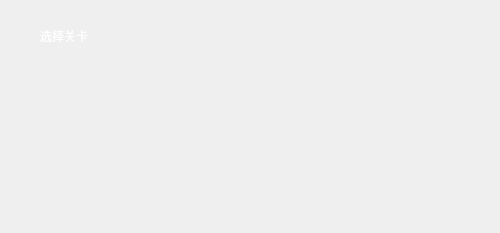
<?xml version="1.0" encoding="UTF-8"?>
<ui version="4.0">
 <class>ScreeningDialog</class>
 <widget class="QDialog" name="ScreeningDialog">
  <property name="geometry">
   <rect>
    <x>0</x>
    <y>0</y>
    <width>500</width>
    <height>233</height>
   </rect>
  </property>
  <property name="windowTitle">
   <string>Dialog</string>
  </property>
  <widget class="QLabel" name="label">
   <property name="geometry">
    <rect>
     <x>40</x>
     <y>20</y>
     <width>151</width>
     <height>31</height>
    </rect>
   </property>
   <property name="styleSheet">
    <string notr="true">font: 24pt &quot;楷体&quot;;
color: rgb(255, 255, 255);</string>
   </property>
   <property name="text">
    <string>选择关卡</string>
   </property>
  </widget>
 </widget>
 <resources/>
 <connections/>
</ui>
